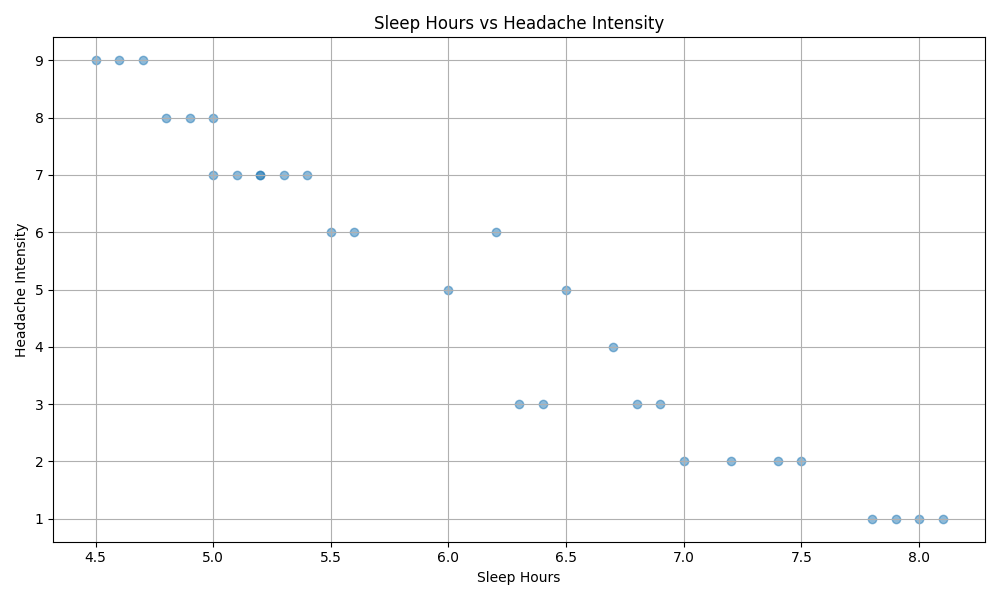

Here is the Python script that generated this plot:
import pandas as pd
import matplotlib.pyplot as plt

# Load the dataset
data = pd.read_csv('headache_data.csv')

# Scatter plot of sleep hours vs headache intensity
plt.figure(figsize=(10, 6))
plt.scatter(data['sleep_hours'], data['headache_intensity'], alpha=0.5)
plt.title('Sleep Hours vs Headache Intensity')
plt.xlabel('Sleep Hours')
plt.ylabel('Headache Intensity')
plt.grid(True)
plt.tight_layout()
plt.savefig("Sleep/sleep_vs_headache.png")

# Insight extraction
low_sleep_days = data[data["sleep_hours"] < 6]
if len(low_sleep_days) > 0 and low_sleep_days["headache_intensity"].mean() > data["headache_intensity"].mean():
    print("Insight: headaches tend to be more intense after nights with less than 6 hours’ sleep.")
else:
    print("No clear relationship between low sleep and headache intensity in this sample.")